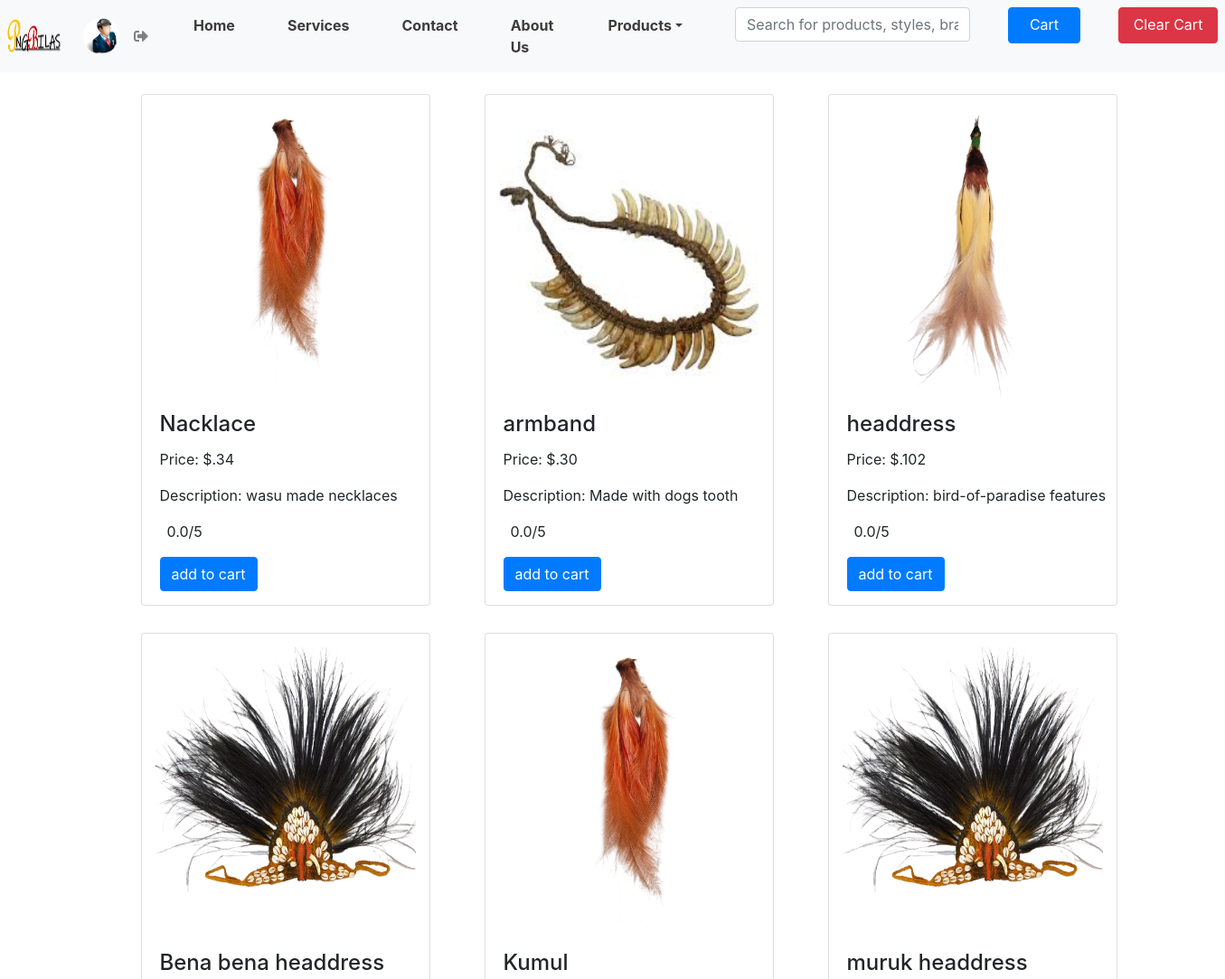
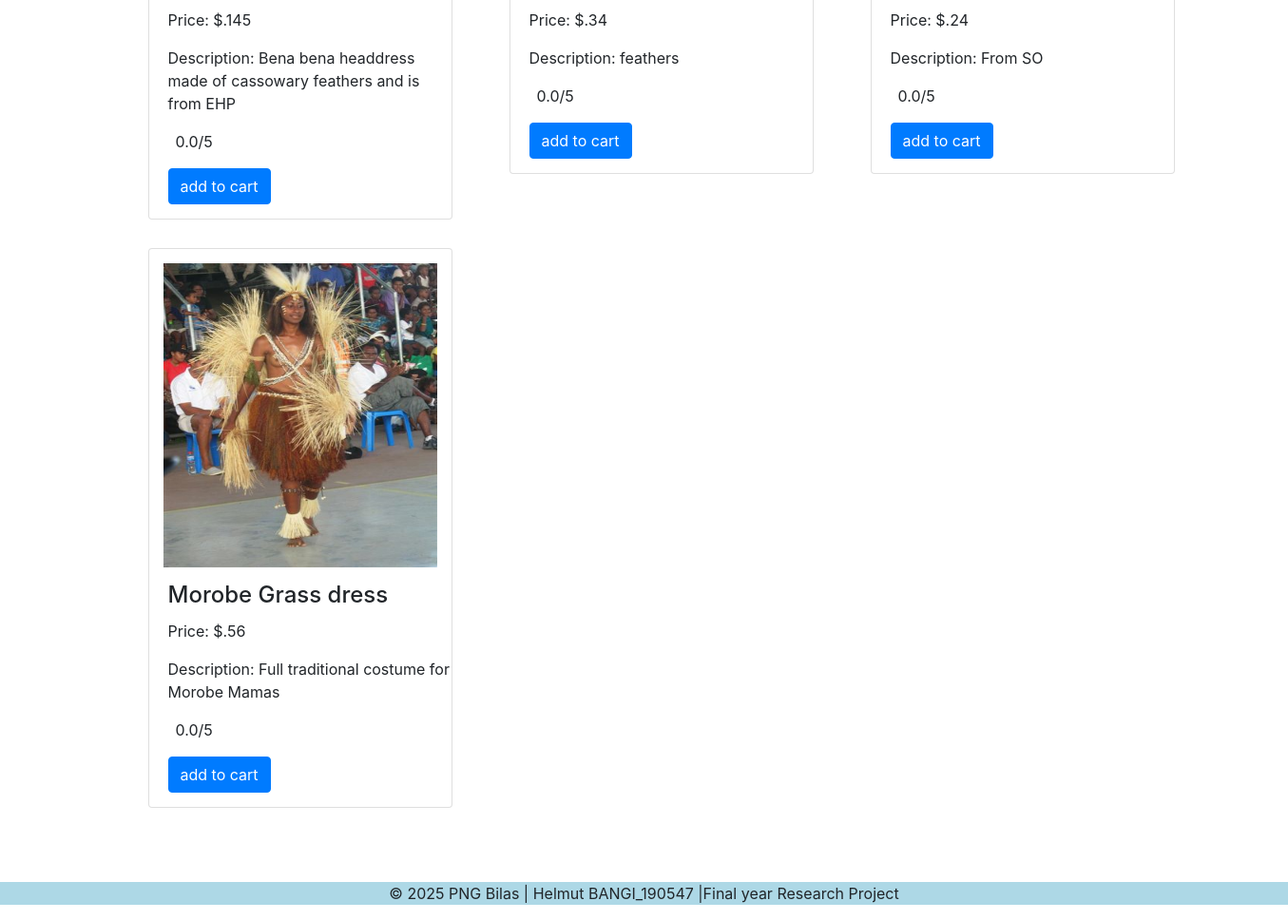
Page /User/Index/index.php on the committed database (2 pictures, top to bottom).
### tables this page shows
CREATE TABLE `add_product` (
  `ID` int(5) NOT NULL,
  `pname` varchar(20) NOT NULL,
  `pprice` int(10) NOT NULL,
  `pimg` varchar(100) NOT NULL,
  `pquantity` int(20) NOT NULL,
  `pdesc` varchar(200) NOT NULL,
  `prating` float NOT NULL
);

### User/Index/index.php (the view, shortened to what this page needs)
<?php
include 'include/header.php';
include 'include/navbar.php';
?>
  <div class="container mt-4 mb-5">
    <div class="row">
      <?php
include 'Sql/config.php';
$sql = "SELECT * FROM add_product";
$table = mysqli_query($conn, $sql);
if(mysqli_num_rows($table)>0){
    while ($row = mysqli_fetch_array($table)) {
     ?>
      <div class="col col-md-4 pl-5">
        <div class="card" style="width: 20rem;">
          <img class="card-img-top img-fluid img-responsive rounded product-image"
          src="/E-Commerce/ecom/admin/index/img/uploads/<?php echo $row['pimg'];?>"
            alt="<?php echo $row['pname']; ?>">
          <div class="card-block">
            <h4 class="card-title"><?php echo $row['pname'];?></h4>
            <p class="card-text">Price: $.<?php echo $row['pprice'];?></p>
            <p class="card-text">Description: <?php echo $row['pdesc'];?></p>
          <div class="d-flex flex-row mb-3">
    <?php
      $rating = !empty($row['prating']) ? (float)$row['prating'] : 0;
    ?>
  <span><?php echo number_format($rating, 1); ?>/5</span>
          </div>
            <form method="post" action="Sql/cart.php" enctype="multipart/form-data">
              <input type="submit" value="add to cart" name="add_to_cart" class="btn btn-primary">
            </form>
          </div>
        </div>
      </div>
      <?php
            }
            }
          ?>
<?php
      include 'include/footer.php';
 ?>

### User/Index/include/header.php (shortened to what this page needs)
<!DOCTYPE html>
<html lang="en">
<head>
  <link rel="stylesheet" href="https://cdnjs.cloudflare.com/ajax/libs/font-awesome/5.10.0/css/all.min.css">
  <link rel="stylesheet" href="https://cdn.jsdelivr.net/npm/bootstrap@4.6.2/dist/css/bootstrap.min.css">
  <link rel="stylesheet" type="text/css" href="/E-Commerce/ecom/User/Index/Product/css/style.css">
</head>
<body>

### User/Index/include/navbar.php (shortened to what this page needs)
<nav class="navbar navbar-expand-lg bg-light navbar-light navbar-custom sticky-top p-2">
<a class="navbar-brand" href="https://www.pngbilas.com/" target="_blank">
  <img src="./img/logo.png" height="40px" width="60px">
</a>
<a class="navbar-brand ml-2" href="#">
  <img src="./img/user.jfif" height="40px" width="40px" id="User" style="border-radius: 30px;">
  <a href="/E-Commerce/ecom/User/index.php"><i class="fas fa-sign-out-alt" style="color: grey
      ;"></i></a>
</a>
<div class="collapse navbar-collapse" id="collapsibleNavbar">
  <ul class="navbar-nav">
    <li class="nav-item">
      <a class="nav-link" href="https://www.pngbilas.com/women/c/6557?root=topnav_1" target="_blank">Home</a>
    </li>
    <li class="nav-item">
      <a class="nav-link" href="https://www.pngbilas.com/men/c/6823?root=topnav_1" target="_blank">Services</a>
    </li>
    <li class="nav-item">
      <a class="nav-link" href="https://www.pngbilas.com/kids/c/6266?root=topnav_1" target="_blank">Contact</a>
    </li>
    <li class="nav-item">
      <a class="nav-link" href="https://www.pngbilas.com/home/c/8528?root=topnav_1" target="_blank">About Us</a>
    </li>
    <li class="nav-item dropdown megamenu"><a id="megamneu" href="" data-toggle="dropdown" aria-haspopup="true"
        aria-expanded="false" class="nav-link dropdown-toggle font-weight-bold">Products</a>
    </li>
    <li class="nav-item">
      <form class="form-inline" action="/Ecommerce/ecom/User/index.html" target="_blank">
        <input class="form-control ml-sm-2 ml-3" type="text" placeholder="Search for products, styles, brands"
          style="width: 260px;">
      </form>
    </li>
    <li class="nav-bitem">
      <a href= "./viewcart.php" class= "btn btn-primary mb-1" style="height: 40px; width: 80px;">Cart </a>
    </li>
    <li class="nav-bitem">
      <a href= "/E-Commerce/ecom/User/Index/Sql/clrcart.php" class= "btn btn-danger mb-1" id="nav-btn"style="height: 40px; width: 110px;">Clear Cart </a>
    </li>
  </ul>
</div>
</nav>

### User/Index/include/footer.php
    </div>
  </div>
  <div class="copyr" style="background-color: lightblue;">
    <p style="text-align: center;">© 2025 PNG Bilas | Helmut BANGI_190547 |Final year Research Project</p>
</div>
</body>
</html>

### User/Index/Product/css/style.css (style rules this page uses)
* { margin:0; box-sizing: border-box; padding: 0; text-decoration: none; }
html { scroll-behavior: smooth; }
.navbar-custom .navbar-nav .nav-item>a { color: rgb(61, 59, 59); }
.nav-item { font-weight: bold; margin-left: 42px; }
.nav-bitem { font-weight: bold; margin-left: 42px; }
.megamenu { position: static; }
.product-image { width: 100%; padding: 15px; }
.card-block { margin-left: 20px; margin-bottom: 15px; }
.card { margin-bottom: 30px; }
.card-img-top { width: 400px; height: 350px; align-self: center; }

### rows in the picture
add_product: pimg (picture), pname "Nacklace", pprice "34", pdesc "wasu made necklaces", prating "0.0"
add_product: pimg (picture), pname "armband", pprice "30", pdesc "Made with dogs tooth", prating "0.0"
add_product: pimg (picture), pname "headdress", pprice "102", pdesc "bird-of-paradise features", prating "0.0"
add_product: pimg (picture), pname "Bena bena headdress", pprice "145", pdesc "Bena bena headdress made of cassowary feathers and is from EHP", prating "0.0"
add_product: pimg (picture), pname "Kumul", pprice "34", pdesc "feathers", prating "0.0"
add_product: pimg (picture), pname "muruk headdress", pprice "24", pdesc "From SO", prating "0.0"
add_product: pimg (picture), pname "Morobe Grass dress", pprice "56", pdesc "Full traditional costume for Morobe Mamas", prating "0.0"
